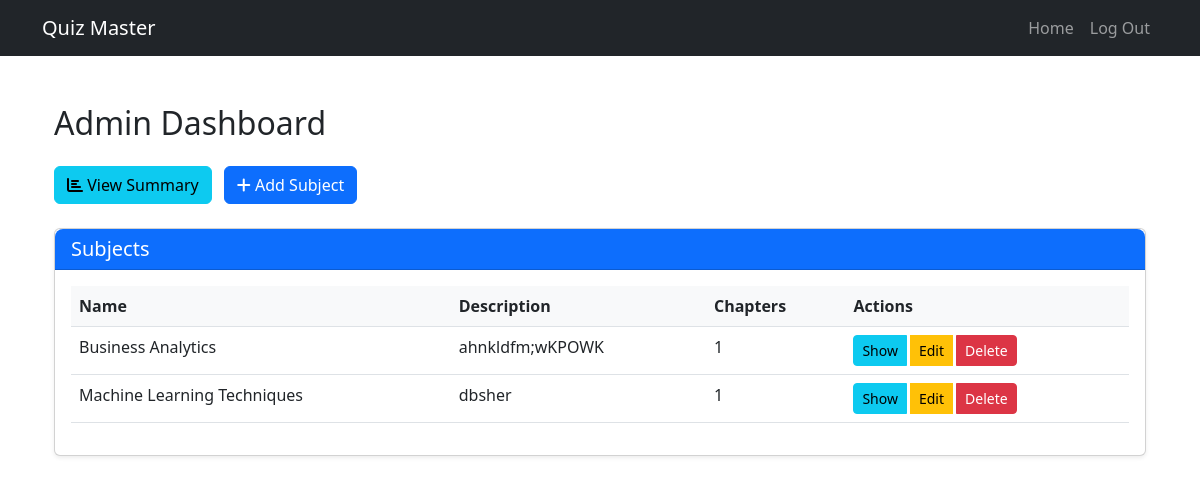
Page /admin/ (signed in) on the earlier database version.
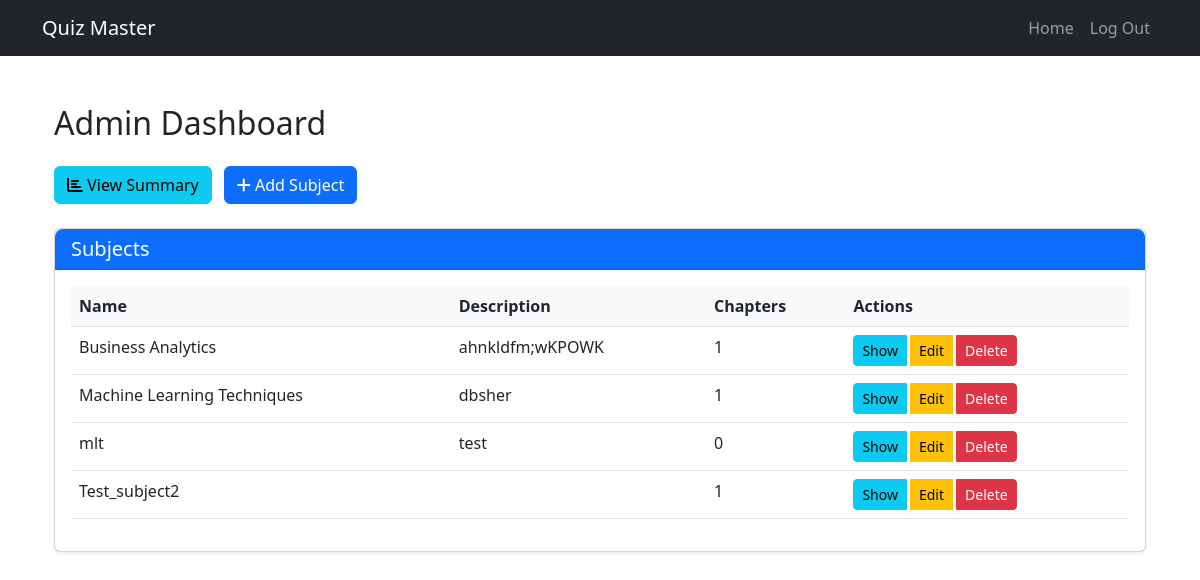
Same page on the later database version.
### model.py (models this page shows)
class Subject(db.Model):
    __tablename__='subject'
    id=db.Column(db.Integer,primary_key=True,autoincrement=True)
    name = db.Column(db.String, unique=True, nullable=False)
    level = db.Column(db.String, nullable=False)
    description=db.Column(db.String)
    additional_details=db.Column(db.String)

### app.py (the view)
@app.route('/admin/')
@admin_req
def admin():
    subjects = Subject.query.all()
    return render_template('admin_dashboard.html', subjects=subjects)

### app.py (called while the page is built)
def admin_req(f):
    @wraps(f)
    def inner(*args, **kwargs):
        if 'user_id' not in session or session['user_type'] != 'admin':
            flash('You need admin privileges to access this page', 'danger')
            return redirect(url_for('login'))
        return f(*args, **kwargs)
    return inner

### templates/admin_dashboard.html (shortened to what this page needs)
{%extends "dashboard_layout.html"%}
{%block content%}
<div class="container-fluid py-4">
    <div class="row">
        <div class="col-12">
            <h2 class="mb-4">Admin Dashboard</h2>
        </div>
    </div>
    <div class="row mb-4">
        <div class="col-12">
            <div class="d-flex justify-content-between align-items-center">
                <div>
                    <a href="{{ url_for('admin_summary') }}" class="btn btn-info me-2">
                        <i class="fas fa-chart-bar"></i> View Summary
                    </a>
                    <a href="{{ url_for('add_subject') }}" class="btn btn-primary">
                        <i class="fas fa-plus"></i> Add Subject
                    </a>
                </div>
            </div>
        </div>
    </div>
    <div class="row">
        <div class="col-12">
            <div class="card shadow-sm">
                <div class="card-header bg-primary text-white">
                    <h5 class="card-title mb-0">Subjects</h5>
                </div>
                <div class="card-body">
                    <div class="table-responsive">
                        <table class="table table-hover">
                            <thead>
                                <tr>
                                    <th>Name</th>
                                    <th>Description</th>
                                    <th>Chapters</th>
                                    <th>Actions</th>
                                </tr>
                            </thead>
                            <tbody>
                                {% for subject in subjects %}
                                <tr>
                                    <td>{{ subject.name }}</td>
                                    <td>{{ subject.description }}</td>
                                    <td>{{ subject.chapters|length }}</td>
                                    <td>
                                        <div class="btn-group">
                                            <a href="{{ url_for('show_subject', subject_id=subject.id) }}" class="btn btn-sm btn-info">Show</a>
                                            <a href="{{ url_for('edit_subject', subject_id=subject.id) }}" class="btn btn-sm btn-warning">Edit</a>
                                            <a href="{{ url_for('delete_subject', subject_id=subject.id) }}" class="btn btn-sm btn-danger" onclick="return confirm('Are you sure you want to delete this subject?')">Delete</a>
                                        </div>
                                    </td>
                                </tr>
                                {% endfor %}
                            </tbody>
                        </table>
                    </div>
                </div>
            </div>
        </div>
    </div>
</div>
{% endblock %}

Differences in the rows shown:
added Subject: name "mlt", description "test", chapters|length "0"
added Subject: name "Test_subject2", chapters|length "1"
